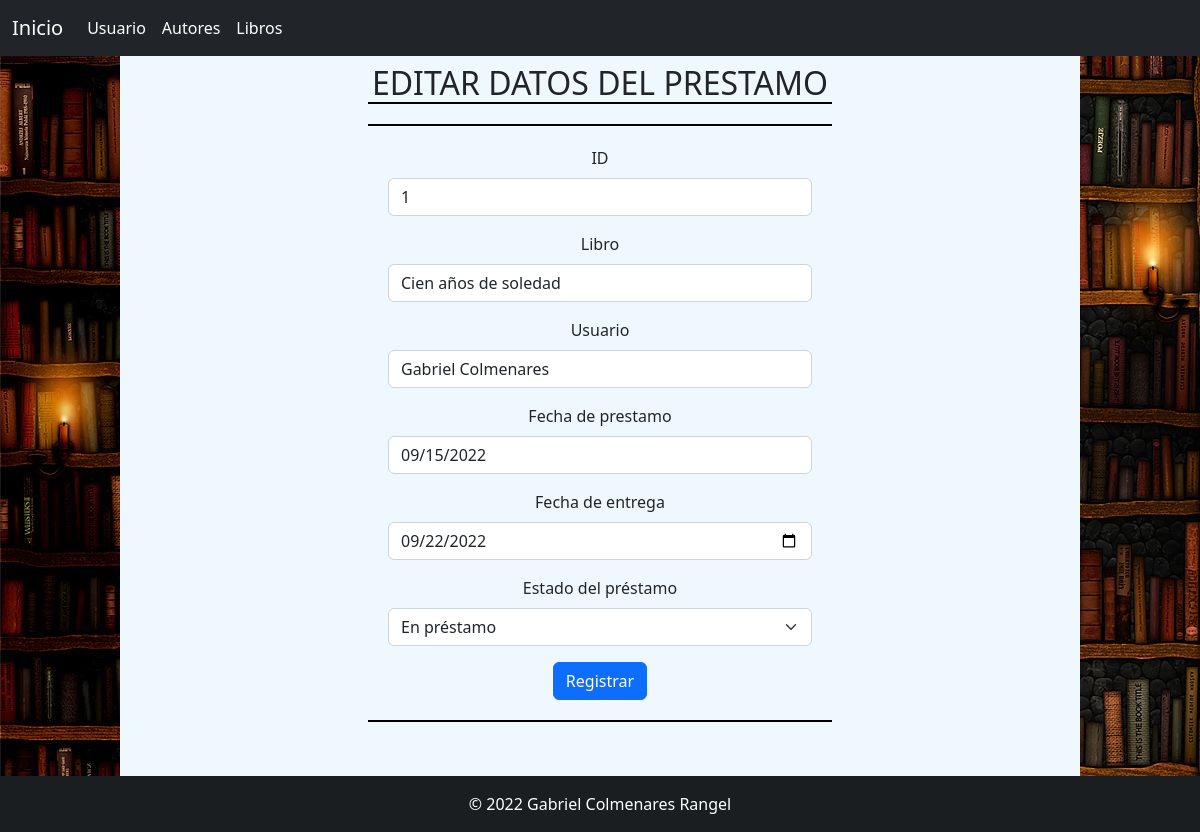
The app's page /editarPrestamo.php?id=1 with its own data.
### tables this page shows
CREATE TABLE `prestamos` (
  `idprestamos` int(11) NOT NULL,
  `libros_idlibros` int(11) NOT NULL,
  `usuarios_idusuarios` int(11) NOT NULL,
  `fechaPrestamo` date DEFAULT NULL,
  `fechaRegreso` date DEFAULT NULL,
  `estado` varchar(45) DEFAULT NULL
);

CREATE TABLE `libros` (
  `idlibros` int(11) NOT NULL,
  `autores_idautores` int(11) NOT NULL,
  `nombre` varchar(60) NOT NULL,
  `estado` varchar(45) DEFAULT NULL,
  `editorial` varchar(45) DEFAULT NULL,
  `tipo` varchar(45) DEFAULT NULL,
  `fechaImpresion` date DEFAULT NULL,
  `fechaAdquisicion` date DEFAULT NULL
);

CREATE TABLE `usuarios` (
  `idusuarios` int(11) NOT NULL,
  `nombre` varchar(45) DEFAULT NULL,
  `curp` varchar(18) DEFAULT NULL,
  `tipoUsuario` varchar(45) DEFAULT NULL
);

### editarPrestamo.php (the view, shortened to what this page needs)
<!DOCTYPE html>
<html lang="es">
<head>
    <link href="https://cdn.jsdelivr.net/npm/bootstrap@5.2.1/dist/css/bootstrap.min.css" rel="stylesheet">
    <link rel="stylesheet" href="estilo.css">
</head>
<body>
    <nav class="navbar navbar-expand-lg navbar-dark bg-dark" >
        <div class="container-fluid">
            <a class="navbar-brand" href="index.php">Inicio</a>
            <div class="collapse navbar-collapse" id="navbarNav">
                <ul class="navbar-nav">
                    <li class="nav-item">
                        <a class="nav-link active" aria-current="page" href="registrarUsuario.php">Usuario</a>
                    </li>
                    <li class="nav-item">
                        <a class="nav-link active" href="registrarAutor.php">Autores</a>
                    </li>
                    <li class="nav-item">
                        <a class="nav-link active" href="registrarLibro.php">Libros</a>
                    </li>
                </ul>
            </div>
        </div>
    </nav>
    <section class="contenido">
        <div class="container p-2 text-center d-grid gap-2 d-md-block col-6">
            <h2>EDITAR DATOS DEL PRESTAMO</h2>
            <?php
                $id = $_GET['id'];
                $conexion = new mysqli("localhost","root","","prestamoLibros");
                $sql = "SELECT * FROM prestamos WHERE idprestamos=".$id."";
                $consulta = mysqli_query($conexion, $sql);
                while($row = mysqli_fetch_array($consulta)){
                    $libro = mysqli_fetch_array(mysqli_query($conexion, "SELECT nombre FROM libros WHERE idlibros='".$row['libros_idlibros']."'"));
                    $usuario = mysqli_fetch_array(mysqli_query($conexion, "SELECT nombre FROM usuarios WHERE idusuarios='".$row['usuarios_idusuarios']."'"));
                ?>
                    <form action="editPres.php" method="post" class="mb-3" required>
                    <div class="mb-3">
                        <label for="txtId" class="form-label">ID</label>
                        <input type="number" name="txtId" id="txtId" readonly value="<?php echo $row['idprestamos'] ?>" class="form-control" required>
                    </div>
                    <div class="mb-3">
                        <label for="txtLibro" class="form-label">Libro</label>
                        <input type="text" name="txtLibro" id="txtLibro" readonly value="<?php echo $libro['nombre'] ?>" class="form-control" required>
                    </div>
                    <div class="mb-3">
                        <label for="txtUsuario" class="form-label">Usuario</label>
                        <input type="text" name="txtUsuario" id="txtUsuario" readonly value="<?php echo $usuario['nombre'] ?>" class="form-control" required>
                    </div>
                    <div class="mb-3">
                        <label for="dtPrestamo" class="form-label">Fecha de prestamo</label>
                        <input type="date" name="dtPrestamo" id="dtPrestamo" readonly value="<?php echo $row['fechaPrestamo'] ?>" class="form-control" required>
                    </div>
                    <div class="mb-3">
                        <label for="dtEntrega" class="form-label">Fecha de entrega</label>
                        <input type="date" name="dtEntrega" id="dtEntrega" value="<?php echo $row['fechaRegreso'] ?>" class="form-control" required>
                    </div>
                    <div class="mb-3">
                        <label for="CBEstado" class="form-label">Estado del préstamo</label>
                        <select name="CBEstado" id="CBEstado" class="form-select">
                            <option value="<?php echo $row['estado'] ?>" selected="selected"><?php echo $row['estado'] ?></option>
                        </select>
                    </div>
                    <input type="submit" value="Registrar" class="btn btn-primary">
                    </form>
                <?php
                }
            ?>
        </div>
    </section>
    <footer class="bg-dark text-center text-white">
    <div class="text-center p-3" style="background-color: rgba(0, 0, 0, 0.2);">
        © 2022 Gabriel Colmenares Rangel
    </div>
    </footer>
</body>
</html>

### estilo.css (style rules this page uses)
body { background-image: url("img/fondo.jpg"); }
h2 { border-bottom: solid black 2px; margin: 0 0 20px 0; }
.contenido { background-color: aliceblue; width: 80%; margin: 0 10%; min-height: 90vh; }
form { padding: 20px; border-top: solid black 2px; border-bottom: solid black 2px; }

### records on screen
prestamos: txtId "1", txtLibro "Cien años de soledad", txtUsuario "Gabriel Colmenares", dtPrestamo "09/15/2022", dtEntrega "09/22/2022", CBEstado "En préstamo"
